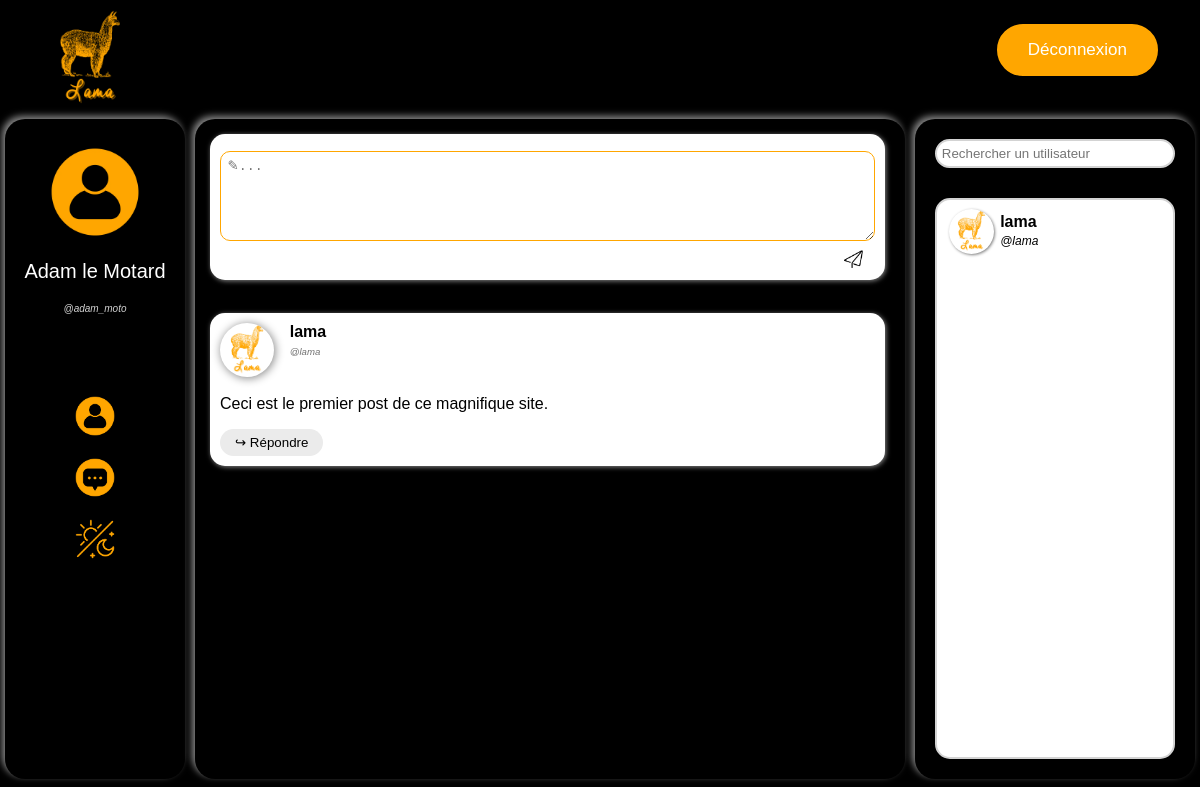
The page /feed/site.php (signed in) on the database its author committed.
### tables this page shows
CREATE TABLE Post (
  id INT PRIMARY KEY NOT NULL AUTO_INCREMENT,
  user_id varchar(50) NOT NULL,
  `date` DATE NOT NULL,
  message TEXT,
  parent_id INT,
  FOREIGN KEY (user_id) REFERENCES User(user_id)
);

CREATE TABLE `User` (
  user_id varchar(50) PRIMARY KEY NOT NULL,
  name varchar(100) NOT NULL,
  email varchar(100) NOT NULL,
  password varchar(100) NOT NULL
);

CREATE TABLE Friends(
  user_id_1 varchar(50) NOT NULL,
  user_id_2 varchar(50) NOT NULL,
  PRIMARY KEY(user_id_1, user_id_2),
  FOREIGN KEY (user_id_1) REFERENCES User(user_id),
  FOREIGN KEY (user_id_2) REFERENCES User(user_id)
);

### feed/site.php (the view, shortened to what this page needs)
<?php
    function fetch_comment($result)
    {
        while ($row = $result->fetch_assoc()) {
            if(file_exists("../img/user_profile_pictures/".$row["user_id"].".webp")){
                $img=$row["user_id"];
            }
            else{
                $img="default";
            }
            printf("
            <div id='%d' class='post_block'>
                <div class='post_block_user_info'>
                    <img src='../img/user_profile_pictures/%s.webp'>
                    <b>%s</b>
                    <br>
                    <i>@%s</i>
                </div>
                <div class='post_block_text'>
                    %s
                </div>
                <button class='comment_reply_button' onclick='toggle_reply(event)'>↪ Répondre</button>
                <div class='comment_text' style='display:none'>
                    <textarea rows='5' placeholder='✎...'  maxlength='200'></textarea>
                    <img src='../img/send_icon.webp' class='comment_send_button' onclick='send(event)'/>
                </div>
            </div>",$row["id"],$img,htmlspecialchars($row["name"]),htmlspecialchars($row["user_id"]),htmlspecialchars($row["message"]));
        }
    }
?>
<!DOCTYPE html>
<html lang="fr">
<head>
    <link rel="stylesheet" href="style.css">
    <?php
    if(file_exists("../img/user_profile_pictures/".$_SESSION["user_id"].".webp")){
        $img=$_SESSION["user_id"];
    }
    else{
        $img="default";
    }
    printf("<div style='display:none'>
    <p id='user_id'>%s</p>
    <p id='name'>%s</p>
    <p id='email'>%s</p>
    <p id='img'>%s</p></div>",$_SESSION["user_id"],$_SESSION["name"],$_SESSION["email"],$img);
    ?>
</head>
<body>
    <?php include("../header/header.php"); ?>
    <div id="div_main">
        <div id="div_profile" class="panel">
            <div id="user_info"><br>
                <?php
                    if(file_exists("../img/user_profile_pictures/".$_SESSION["user_id"].".webp")){
                        $img=$_SESSION["user_id"];
                    }else{
                        $img="default";
                    }
                    printf("
                        <img id='user_pic' src='../img/user_profile_pictures/%s.webp' onclick='afficher_input_file()'>
                        <form method='post' action='/core/inputPP.php' style='display: none;' id='formPP' enctype='multipart/form-data'>
                            <div id='change_pp_div'>
                                <label id='change_pic_label' for='myFile'>Modifier</label>
                                <input type='file' id='myFile' name='filename' style='visibility:hidden;'>
                                <input id='change_pic_submit' type='submit' value='✔'>
                            </div>
                        </form>
                        <p id='user_name'>%s</p>
                        <p id='user_id'>@%s</p><br>", $img, $_SESSION["name"], $_SESSION["user_id"]);
                ?>
            </div>
            <div id="profile_links">
                <a href="#"> <img src="../img/user_profile_pictures/default.webp" \> </a><br>
                <a href="../message/message.php"> <img src="../img/message_icon.webp" \> </a><br>
                <a href="#" onclick="change_theme();"> <img src="../img/change_theme_icon.webp" \> </a><br>
            </div>
        </div>
        <div id="div_feed" class="panel">
            <div id="postlist">
                <div id='NULL' class='post_block'>
                    <div class='comment_text'>
                        <textarea rows='5' placeholder='✎...'  maxlength='200'></textarea>
                        <img src='../img/send_icon.webp' class='comment_send_button' onclick='send(event)'/>
                    </div>
                </div><br>
                <?php
                $mysqli = new mysqli("localhost", "lama", "lama_admin", "lama");
                $result = $mysqli->query("SELECT Post.user_id,Post.date,Post.message,Post.id,User.name FROM Post NATURAL JOIN User WHERE parent_id IS NULL");
                fetch_comment($result);
                ?>
            </div>
        </div>
        <div id="div_friendlist" class="panel">
            <input type="text" id="search_bar" placeholder="Rechercher un utilisateur"></input>
            <br>
            <div id="friendlist">
                <div id="friends">
                    <?php
                    $result = $mysqli->execute_query("SELECT Friends.user_id_1, User.name from Friends INNER JOIN User ON Friends.user_id_1 = User.user_id WHERE Friends.user_id_2 = ?",[$_SESSION["user_id"]]);
                    foreach($result as $row){
                        if(file_exists("../img/user_profile_pictures/".$row["user_id_1"].".webp")){
                            $img=$row["user_id_1"];
                        }
                        else{
                            $img="default";
                        }
                        printf("<div class='friend_block'>
                        <img src='../img/user_profile_pictures/%s.webp'>
                        <div>
                            <b>%s</b>
                            <br>
                            <i>@%s</i>
                        </div>
                    </div>", $img, $row["name"], $row["user_id_1"]);
                    }
                    ?>
                </div>
            </div>
        </div>
    </div>
</body>
</html>

### feed/style.css (style rules this page uses)
:root { --lama_orange:#ffa600; --police_font:#ffffff; --user_id_font:#d3d3d3; --main_divs_shadow:#b9b9b9bb; --bg_color:#000000; }
html, body { height: 99%; font-family: Arial, Helvetica, sans-serif; }
body { background-color: var(--bg_color); margin: 0px; display: flex; flex-direction: column; }
#div_main { height: 1px; flex: 2; display: flex; }
.panel { border-radius: 20px; box-shadow: var(--main_divs_shadow) -3px -3px 7px; margin:5px; }
#div_profile { width: 15%; text-align: center; overflow: auto; }
#user_info { padding-bottom: 20%; }
#user_pic { width: 50%; height: 50%; margin: auto; margin: 10px; border-radius: 10%; }
#user_name { font-style: bold; font-size: 20px; margin-top: 5%; color: var(--police_font); }
#user_id { font-style: italic; color: var(--user_id_font); font-size: 10px; }
#profile_links { margin-top: 10%; }
#profile_links>a { color: var(--police_font); text-decoration: none; }
#profile_links>a>img { width: 22%; height: 22%; margin-bottom: 10%; }
#div_feed { flex: 2; padding: 10px; }
#postlist { height: 100%; overflow-y: scroll; padding: 5px; padding-right: 10px; border-radius: 10px; }
.post_block { background-color: white; box-shadow: var(--main_divs_shadow) 1px 1px 5px; border-radius: 15px; margin-bottom: 15px; padding: 10px; text-align: justify; color:black; }
.post_block_user_info>img { width: 10%; height: 10%; border-radius: 100%; box-shadow: grey 1px 1px 10px; margin-right: 3%; float: left; }
.post_block_user_info { display: inline-block; }
.post_block_user_info>i { font-size: 60%; color: rgb(114, 114, 114); max-height: 100%; }
.post_block_text { white-space: pre-line; width: 100%; word-wrap: anywhere; }
.comment_reply_button { margin-top: 2.5%; background-color: rgb(235, 235, 235); border-radius:40px; border:none; cursor:pointer; padding:6px 15px; }
.comment_text { margin-top: 1%; text-align: right; }
.comment_text>textarea { padding: 1%; box-sizing: border-box; border-radius:10px; border-color: var(--lama_orange); resize:none; width: 100%; resize: vertical; }
.comment_send_button { cursor:pointer; width: 3%; height: 3%; margin-right: 1%; margin-bottom: -1%; padding: 5px; border-radius: 7px; }
#div_friendlist { width: 20%; display: flex; flex-direction: column; text-align: center; padding: 20px; }
#search_bar { margin-bottom: 5%; background-color: #ffffff; border: 2px solid lightgray; border-radius: 15px; padding: 2%; }
#friendlist { flex:2; height: 100px; background-color: #ffffff; border: 2px solid lightgray; border-radius: 15px; padding: 2%; width: auto; text-align: left; }
#friends { overflow-y: scroll; height: 100%; }
.friend_block { margin-top: 2%; margin-left: 3%; padding-bottom: 5%; }
.friend_block img { margin-right: 3%; width: 45px; height: 45px; float: left; border-radius: 100%; box-shadow: grey 1px 1px 3px; }
.friend_block div { padding-top: 2%; }
.friend_block i { font-size: 12px; }
* { scrollbar-width: auto; scrollbar-color: var(--lama_orange) transparent; }

### rows shown on the page
post: user (picture), user.name "lama", user "lama", message "Ceci est le premier post de ce magnifique site."
friends: user_id_1 (picture), user_id_1.name "lama", user_id_1 "lama"

### other values the page prints
$_SESSION["name"] "Adam le Motard"
$_SESSION["user_id"] "adam_moto"
